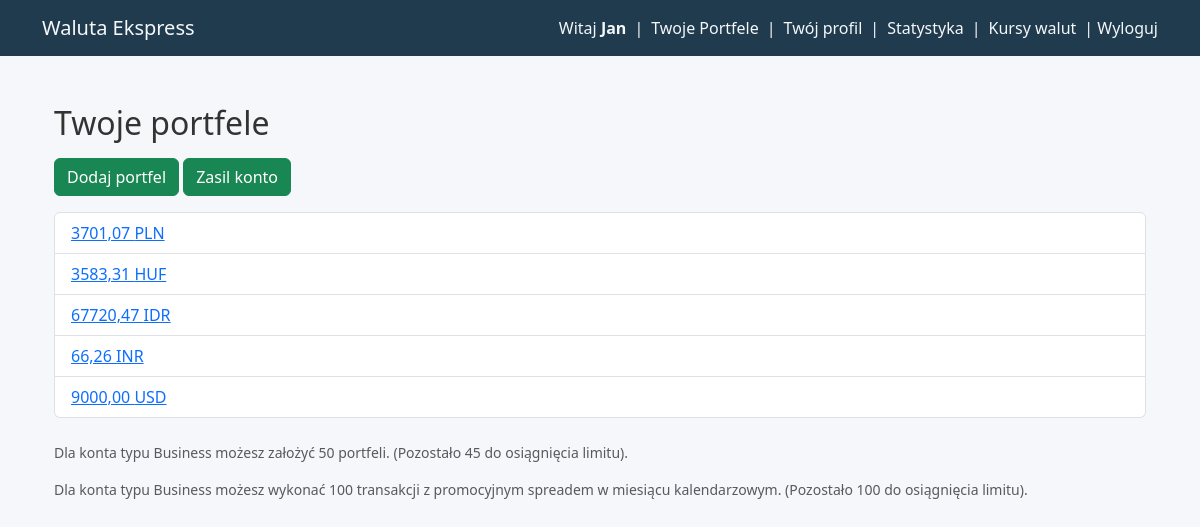
Before: /wallets/ (signed in) with the older database file.
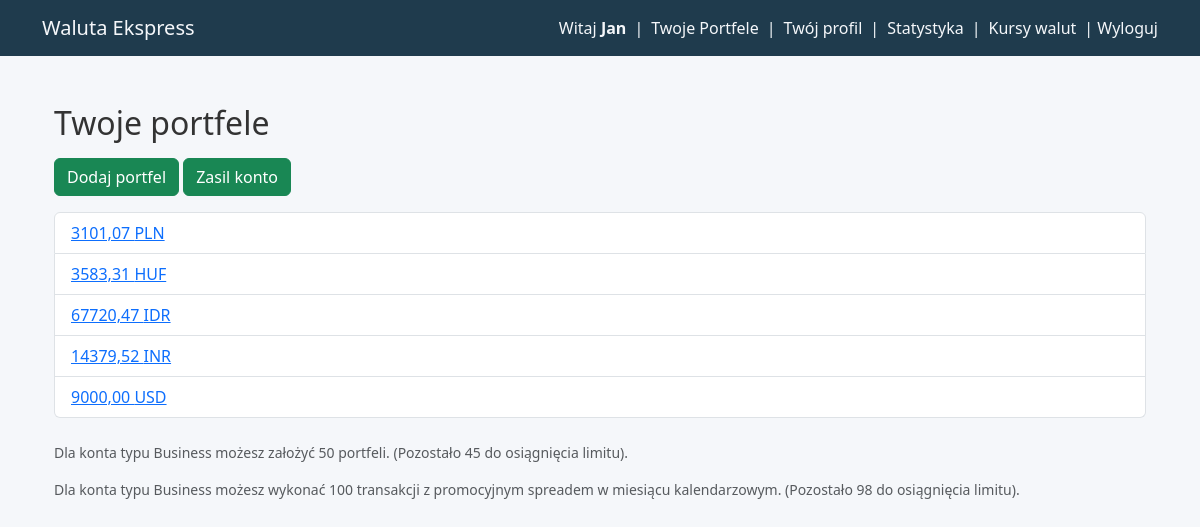
After: the same page with the newer database file.
### apps/backend_brokers/models.py (models this page shows, shortened)
class Wallet(models.Model):
    SELECTABLE_CURRENCIES = [
        ("PLN", "polski nowy złoty"),
        ("EUR", "euro"),
        ("USD", "dolar amerykański"),
        ("AUD", "dolar australijski"),
        ("BGN", "lew (Bułgaria)"),
        ("BRL", "real (Brazylia)"),
        ("CAD", "dolar kanadyjski"),
        ("CHF", "frank szwajcarski"),
        ("CLP", "peso chilijskie"),
        ("CNY", "yuan renminbi (Chiny)"),
        ("CZK", "korona czeska"),
        ("DKK", "korona duńska"),
        ("GBP", "funt szterling"),
        ("HKD", "dolar Hongkongu"),
        ("HUF", "forint (Węgry)"),
        ("IDR", "rupia indonezyjska"),
        ("ILS", "nowy izraelski szekel"),
        ("INR", "rupia indyjska"),
        ("ISK", "korona islandzka"),
        ("JPY", "jen (Japonia)"),
        ("KRW", "won południowokoreański"),
        ("MXN", "peso meksykańskie"),
        ("MYR", "ringgit (Malezja)"),
        ("NOK", "korona norweska"),
        ("NZD", "dolar nowozelandzki"),
        ("PHP", "peso filipińskie"),
        ("RON", "lej rumuński"),
        ("SEK", "korona szwedzka"),
        ("SGD", "dolar singapurski"),
        ("THB", "bat (Tajlandia)"),
        ("TRY", "lira turecka"),
        ("UAH", "hrywna (Ukraina)"),
        ("XDR", "SDR (MFW)"),
        ("ZAR", "rand (Republika Południowej Afryki)"),
    ]  # Added to automate drop-down lists
    user = models.ForeignKey(
        Profile,
        on_delete=models.SET_DEFAULT,
        related_name="wallets",
        default="deleted_user",
    )
    wallet_id = models.CharField(max_length=50, unique=True)
    currency = models.CharField(max_length=10, choices=SELECTABLE_CURRENCIES)
    iban = models.CharField(max_length=34, unique=True)
    balance = models.DecimalField(
        max_digits=12, decimal_places=2, default=0.00
    )  # Adjusted per Django Antipatterns
    wallet_status = models.CharField(max_length=50, default="active")

### apps/backend_brokers/views.py (the view)
# urls.py: path("wallets/", views.wallet, name="wallets"),
@login_required
def wallet(request):
    now = timezone.now()
    wallets = Wallet.objects.filter(user_id=request.user.id, wallet_status="active")
    wallets_count = wallets.count()
    wallets_remaining = request.user.profile.wallet_limit - wallets_count
    transactions_current_month = Transaction.objects.filter(
        user_id=request.user.id,
        visible_to="user",
        created_at__year=now.year,
        created_at__month=now.month,
    )
    transactions_count = transactions_current_month.count()
    transactions_remaining = request.user.profile.transaction_limit - transactions_count
    return render(
        request,
        "backend_brokers/list_of_wallets.html",
        {
            "wallets": wallets,
            "wallets_count": wallets_count,
            "wallets_remaining": wallets_remaining,
            "transactions_current_month": transactions_current_month,
            "transactions_count": transactions_count,
            "transactions_remaining": transactions_remaining,
        },
    )

### apps/backend_brokers/templates/backend_brokers/list_of_wallets.html (shortened to what this page needs)
{% extends 'backend_brokers/base.html' %}
{% block content %}
<div class="container mt-5">
    <h2 class="mb-3">Twoje portfele</h2>
    <div>
        <a class="btn btn-success mb-3" href="{% url 'add_wallet' %}">Dodaj portfel</a>
        <a class="btn btn-success mb-3" href="{% url 'deposit' %}" >Zasil konto</a>
    </div>
    <ul class="list-group mb-4">
        {% for wallet in wallets %}
            <li class="list-group-item d-flex justify-content-between align-items-center">
                <a href="{% url 'wallet_transactions' wallet.id %}">
                    {{ wallet.balance|floatformat:2 }} {{ wallet.currency }}
                </a>
            </li>
        {% empty %}
            <li class="list-group-item">Brak portfeli</li>
        {% endfor %}
    </ul>
    <div class="wallet-creation text-muted small">
        <p>Dla konta typu {{ request.user.profile.get_account_type_display }} możesz założyć {{ request.user.profile.wallet_limit }} portfeli. (Pozostało {{ wallets_remaining }} do osiągnięcia limitu).</p>
        <p>Dla konta typu {{ request.user.profile.get_account_type_display }} możesz wykonać {{ request.user.profile.transaction_limit }} transakcji z promocyjnym spreadem w miesiącu kalendarzowym. (Pozostało {{ transactions_remaining }} do osiągnięcia limitu).</p>
    </div>
</div>
{% endblock %}

Changed rows visible on the page:
changed Wallet "PLN": balance "3701,07" → "3101,07"
changed Wallet "INR": balance "66,26" → "14379,52"
Other visible differences:
{{ transactions_remaining }}: "100" → "98"
